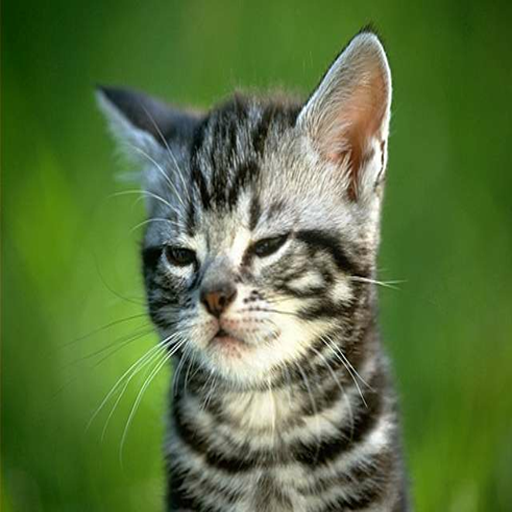
//> input picture sample.png, 512 x 512 px
$ ./affineTransform ../sample.png   (built with g++ and OpenCV 4)
//> lines starting //> are read from the running program, lines starting //| are printed output that depends on the picture
/**
 * @function Geometric_Transforms_Demo.cpp
 * @brief Demo code for Geometric Transforms
 * @author OpenCV team
 */

#include "opencv2/imgcodecs.hpp"
#include "opencv2/highgui.hpp"
#include "opencv2/imgproc.hpp"
#include <iostream>

using namespace cv;
using namespace std;

/// Global variables
const char* source_window = "Source image";
const char* warp_window = "Warp";
const char* warp_rotate_window = "Warp + Rotate";

/**
 * @function main
 */
int main( int argc, char** argv ){
    Point2f srcTri[3];
    Point2f dstTri[3];

    Mat rot_mat( 2, 3, CV_32FC1 );
    Mat warp_mat( 2, 3, CV_32FC1 );
    Mat src, warp_dst, warp_rotate_dst;

    CommandLineParser parser( argc, argv, "{@input | ../data/lena.jpg | input image}" );
    src = imread( parser.get<String>( "@input" ), IMREAD_COLOR );
//> src is the input picture: 512 rows x 512 cols, CV_8UC3; mean B, G, R 61.5, 114.4, 89.2
    if( src.empty() )
    {
      cout << "Could not open or find the image!\n" << endl;
      cout << "Usage: " << argv[0] << " <Input image>" << endl;
      return -1;
    }

    namedWindow( source_window, WINDOW_AUTOSIZE );
    imshow( source_window, src );
    moveWindow( source_window, 100,20);

    warp_dst = Mat::zeros( src.rows, src.cols, src.type() );

    srcTri[0] = Point2f( 0,0 );
    srcTri[1] = Point2f( src.cols - 1.f, 0 );
    srcTri[2] = Point2f( 0, src.rows - 1.f );

    dstTri[0] = Point2f( src.cols*(pow(0.2f,2)-pow(.5,2)), src.rows*0.25f );
    dstTri[1] = Point2f( src.cols*.5f, src.rows*sin(2*0.5f*.2) );
    dstTri[2] = Point2f( src.cols*sin(0.15f)+cos(.3), src.rows*cos(0.9f) );

    warp_mat = getAffineTransform( srcTri, dstTri );

    warpAffine( src, warp_dst, warp_mat, warp_dst.size() );
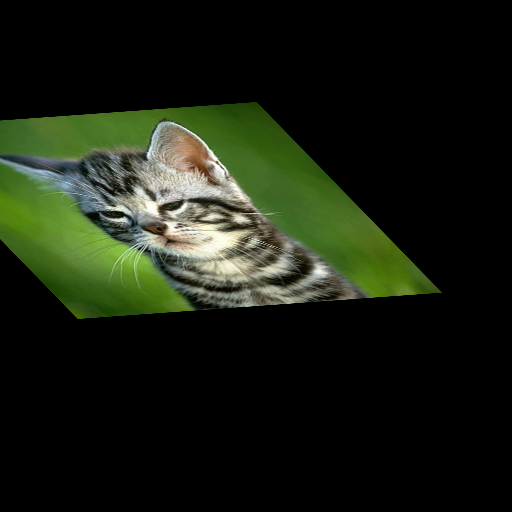
//> warp_dst: 512 rows x 512 cols, CV_8UC3; mean B, G, R 17.1, 30.4, 24.3

    namedWindow( warp_window, WINDOW_AUTOSIZE );
    moveWindow( warp_window, 900,20);
    imshow( warp_window, warp_dst );

    Point center = Point( warp_dst.cols/2, warp_dst.rows/2 );
//> center = Point(256, 256)
    double angle = -50.0;
    double scale = 0.6;

    rot_mat = getRotationMatrix2D( center, angle, scale );

    warpAffine( warp_dst, warp_rotate_dst, rot_mat, warp_dst.size() );
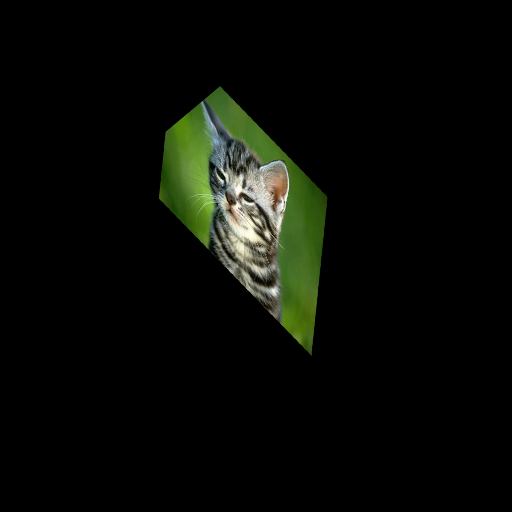
//> warp_rotate_dst: 512 rows x 512 cols, CV_8UC3; mean B, G, R 6.2, 10.9, 8.8

    /*namedWindow( warp_rotate_window, WINDOW_AUTOSIZE );
    imshow( warp_rotate_window, warp_rotate_dst );
    moveWindow( warp_rotate_window, 900,20);*/

    waitKey(0);

    return 0;
}
